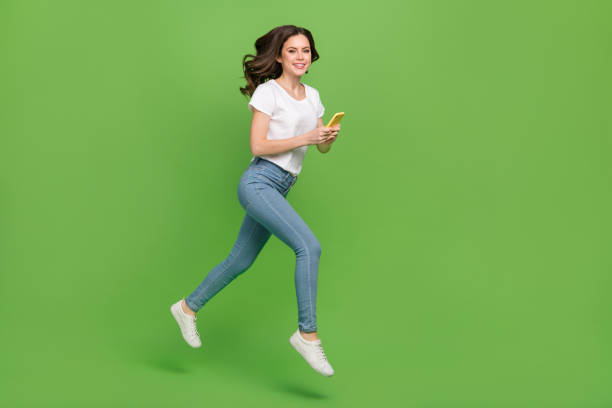
//> input picture tp02/tp02_src/input/fond_vert_01.jpeg, 612 x 408 px
$ ./tp2_exo3 ../input/fond_vert_01.jpeg ../input/fond_vert_02.png   (built with g++ and OpenCV 4)
//> lines starting //> are read from the running program, lines starting //| are printed output that depends on the picture
#include <opencv2/core/core.hpp>
#include <opencv2/imgproc/imgproc.hpp>
#include <opencv2/highgui/highgui.hpp>

#include <iostream>
#include <cmath>


//////////////////////////////////////////////////////////////////////////////////////////////////

void suppr_couleur(const cv::Mat &imageLAB, const cv::Vec3d targetLAB, cv::Mat &image){

  for(int i = 0; i < image.rows;i++){
    for(int j =0; j < image.cols;j++){
        float b = imageLAB.at<cv::Vec3b>(i,j)[0] - targetLAB[0];
        float g = imageLAB.at<cv::Vec3b>(i,j)[1] - targetLAB[1];
        float r = imageLAB.at<cv::Vec3b>(i,j)[2] - targetLAB[2];
        if(sqrt(pow(r,2)+ pow(g,2)+ pow(b,2) ) < 50){
          image.at<cv::Vec3b>(i,j)[0]=255;
          image.at<cv::Vec3b>(i,j)[1]=255;
          image.at<cv::Vec3b>(i,j)[2]=255;

        }
    }
  }
}


void repl_couleur(const cv::Mat &imageLAB, const cv::Vec3d targetLAB, cv::Mat &image, const cv::Mat &bg_image){

  for(int i = 0; i < image.rows;i++){
    for(int j =0; j < image.cols;j++){
        float b = imageLAB.at<cv::Vec3b>(i,j)[0] - targetLAB[0];
        float g = imageLAB.at<cv::Vec3b>(i,j)[1] - targetLAB[1];
        float r = imageLAB.at<cv::Vec3b>(i,j)[2] - targetLAB[2];
        if(sqrt(pow(r,2)+ pow(g,2)+ pow(b,2) ) < 50){
          // image.at<cv::Vec3b>(i,j)[0]=255;
          // image.at<cv::Vec3b>(i,j)[1]=255;
          // image.at<cv::Vec3b>(i,j)[2]=255;
          image.at<cv::Vec3b>(i,j) = bg_image.at<cv::Vec3b>(i%bg_image.rows,j%bg_image.cols);
        }
    }
  }
}

//////////////////////////////////////////////////////////////////////////////////////////////////
int main(int argc, char ** argv)
{
  // check arguments
  if(argc != 3){
    std::cout << "usage: " << argv[0] << " [image_fond_vert] [image_remplacement]" << std::endl;
    return -1;
  }

  // load the first image
  std::cout << "load images ..." << std::endl;
  cv::Mat image = cv::imread(argv[1]);
//> image is the input picture: 408 rows x 612 cols, CV_8UC3; mean B, G, R 81.8, 173, 117.6
  if(image.empty()){
    std::cout << "error loading " << argv[1] << std::endl;
    return -1;
  }

  // load the second image
  cv::Mat image2 = cv::imread(argv[2]);
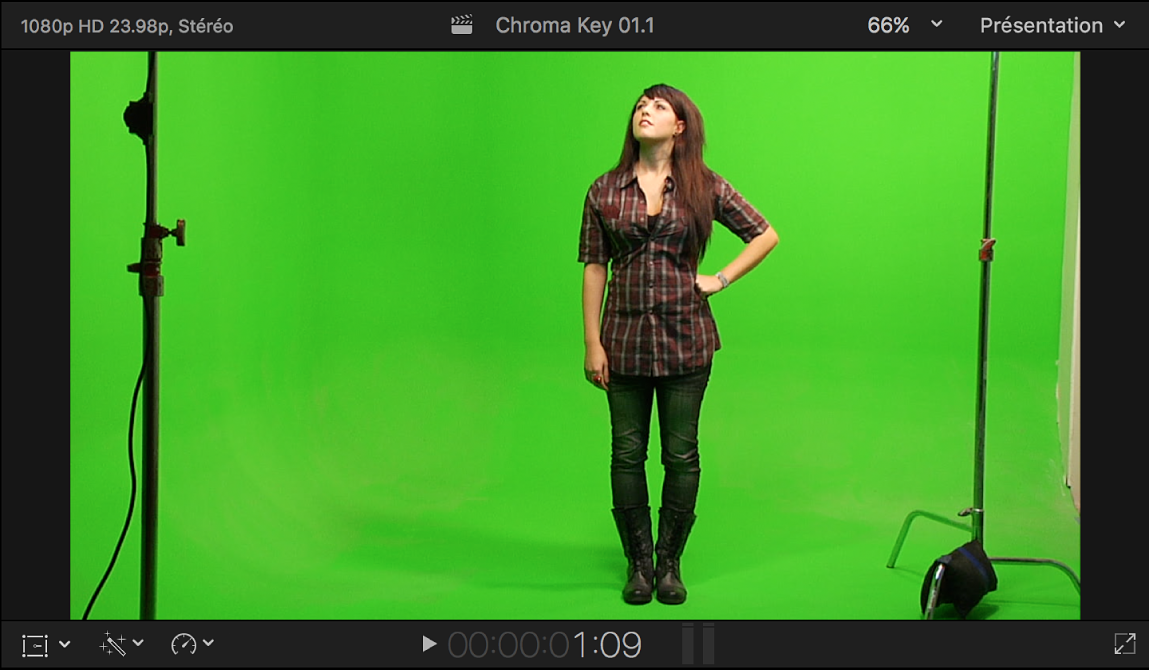
//> input picture tp02/tp02_src/input/fond_vert_02.png, 1149 x 670 px
//> image2 is the input picture: 670 rows x 1149 cols, CV_8UC3; mean B, G, R 38.8, 142.8, 62.5
  if(image2.empty()){
    std::cout << "error loading " << argv[2] << std::endl;
    return -1;
  }

  // display the image
  cv::namedWindow("une image");
  //cv::moveWindow("une image", 2000,20);
  cv::imshow("une image", image);
  std::cout << "appuyer sur une touche ..." << std::endl;
  cv::waitKey();

  // convert image to LAB
  cv::Mat imageLAB;
  cvtColor(image, imageLAB, cv::COLOR_BGR2Lab);
//> imageLAB: 408 rows x 612 cols, CV_8UC3; mean of channels 0, 1, 2 166.6, 94, 168.5

  // define target color
  cv::Vec3d target_color_Lab = imageLAB.at<cv::Vec3b>(100, 100);
//> target_color_Lab = [173, 92, 171]
  std::cout << "target color " << target_color_Lab << std::endl;
//| target color [173, 92, 171]


  // remove green here ...
  repl_couleur(imageLAB,target_color_Lab,image,image2);
//> after the loop in repl_couleur, `for(int i = 0; i < image.rows;i++)`:
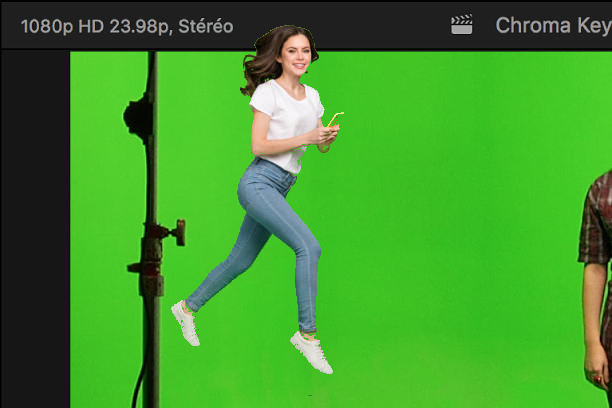
//> image: 408 rows x 612 cols, CV_8UC3; mean B, G, R 43.3, 149.1, 64.1


  // display the image
  cv::imshow("une image", image);
  std::cout << "appuyer sur une touche ..." << std::endl;
  cv::waitKey();

  // save the image
  cv::imwrite("output/tp2ex3.jpg",image);

  return 1;
}
